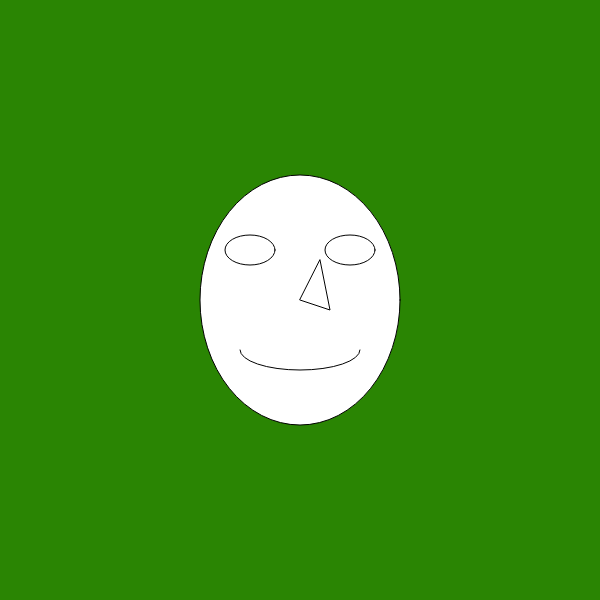
Frame 1 (no input)
Frame 60 (no input): identical to frame 1, image omitted
Frame 120 (the mouse pressed at the canvas centre since frame 60): identical to frame 1, image omitted

The p5.js sketch that drew this single still picture (run headless with seeded random() and noise() and a simulated clock; from frame 60 on, the mouse is pressed at the canvas centre):

// p5.js sketch
// ── sketch.js
function setup() {
  createCanvas(600, 600);
}

function draw() {
  background(42,133,3)
ellipse(300,300,200,250)
ellipse(250,250,50,30)
ellipse(350,250,50,30)
arc(300,350,120,40,0,PI)
triangle(300,300,330,310,320,260)
}
